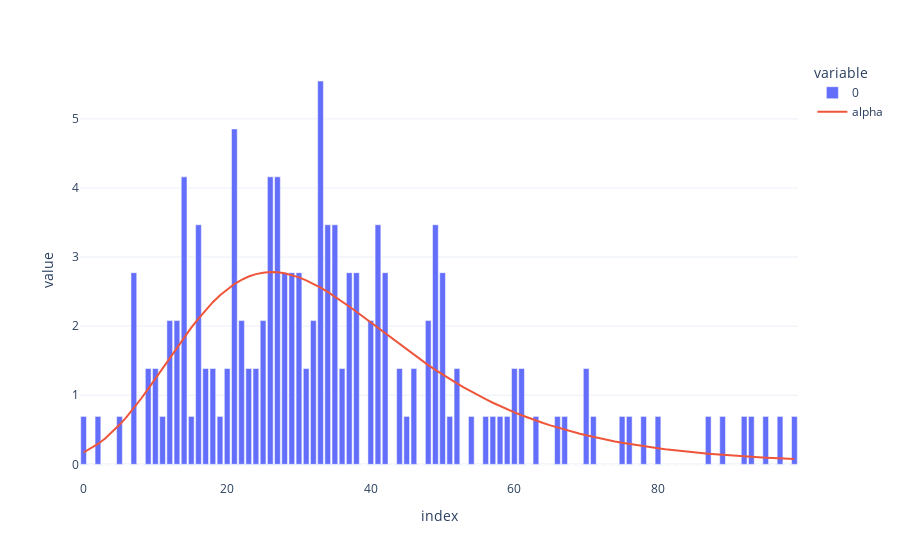

Notebook source saved alongside this figure:
### Code cell
name = list(f.get_best().keys())[0]
fig = px.bar(f.y, labels=['amostra'])

fig.add_trace(
    go.Scatter(
        y=f.fitted_pdf[name],
        name=name
    )
)
fig.show()
